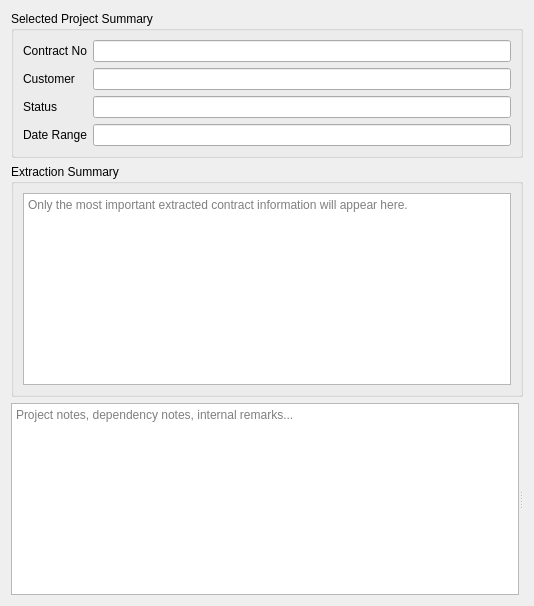
                    <widget class="QWidget" name="tabDetails">
                      <attribute name="title">
                        <string>Details</string>
                      </attribute>
                      <layout class="QVBoxLayout" name="verticalLayoutTabDetails">
                        <item>
                          <widget class="QGroupBox" name="groupSelectedProjectSummary">
                            <property name="title">
                              <string>Selected Project Summary</string>
                            </property>
                            <layout class="QFormLayout" name="formLayoutSelectedProjectSummary">
                              <item row="0" column="0">
                                <widget class="QLabel" name="labelSelectedContractNoCaption">
                                  <property name="text">
                                    <string>Contract No</string>
                                  </property>
                                </widget>
                              </item>
                              <item row="0" column="1">
                                <widget class="QLineEdit" name="inputSelectedContractNo">
                                  <property name="readOnly">
                                    <bool>true</bool>
                                  </property>
                                </widget>
                              </item>
                              <item row="1" column="0">
                                <widget class="QLabel" name="labelSelectedCustomerCaption">
                                  <property name="text">
                                    <string>Customer</string>
                                  </property>
                                </widget>
                              </item>
                              <item row="1" column="1">
                                <widget class="QLineEdit" name="inputSelectedCustomer">
                                  <property name="readOnly">
                                    <bool>true</bool>
                                  </property>
                                </widget>
                              </item>
                              <item row="2" column="0">
                                <widget class="QLabel" name="labelSelectedStatusCaption">
                                  <property name="text">
                                    <string>Status</string>
                                  </property>
                                </widget>
                              </item>
                              <item row="2" column="1">
                                <widget class="QLineEdit" name="inputSelectedStatus">
                                  <property name="readOnly">
                                    <bool>true</bool>
                                  </property>
                                </widget>
                              </item>
                              <item row="3" column="0">
                                <widget class="QLabel" name="labelSelectedDatesCaption">
                                  <property name="text">
                                    <string>Date Range</string>
                                  </property>
                                </widget>
                              </item>
                              <item row="3" column="1">
                                <widget class="QLineEdit" name="inputSelectedDateRange">
                                  <property name="readOnly">
                                    <bool>true</bool>
                                  </property>
                                </widget>
                              </item>
                            </layout>
                          </widget>
                        </item>
                        <item>
                          <widget class="QGroupBox" name="groupExtractionSummary">
                            <property name="title">
                              <string>Extraction Summary</string>
                            </property>
                            <layout class="QVBoxLayout" name="verticalLayoutExtractionSummary">
                              <item>
                                <widget class="QPlainTextEdit" name="textExtractionSummary">
                                  <property name="minimumSize">
                                    <size>
                                      <width>0</width>
                                      <height>160</height>
                                    </size>
                                  </property>
                                  <property name="placeholderText">
                                    <string>Only the most important extracted contract information will appear here.</string>
                                  </property>
                                </widget>
                              </item>
                            </layout>
                          </widget>
                        </item>
                        <item>
                          <widget class="QSplitter" name="splitterDetails">
                            <property name="orientation">
                              <enum>Qt::Orientation::Horizontal</enum>
                            </property>
                            <widget class="QPlainTextEdit" name="textProjectNotes">
                              <property name="placeholderText">
                                <string>Project notes, dependency notes, internal remarks...</string>
                              </property>
                            </widget>
                            <widget class="QPlainTextEdit" name="textRawExtractedText">
                              <property name="visible">
                                <bool>false</bool>
                              </property>
                              <property name="maximumSize">
                                <size>
                                  <width>0</width>
                                  <height>16777215</height>
                                </size>
                              </property>
                              <property name="placeholderText">
                                <string>Optional raw extracted text or parser debug output...</string>
                              </property>
                            </widget>
                          </widget>
                        </item>
                      </layout>
                    </widget>
